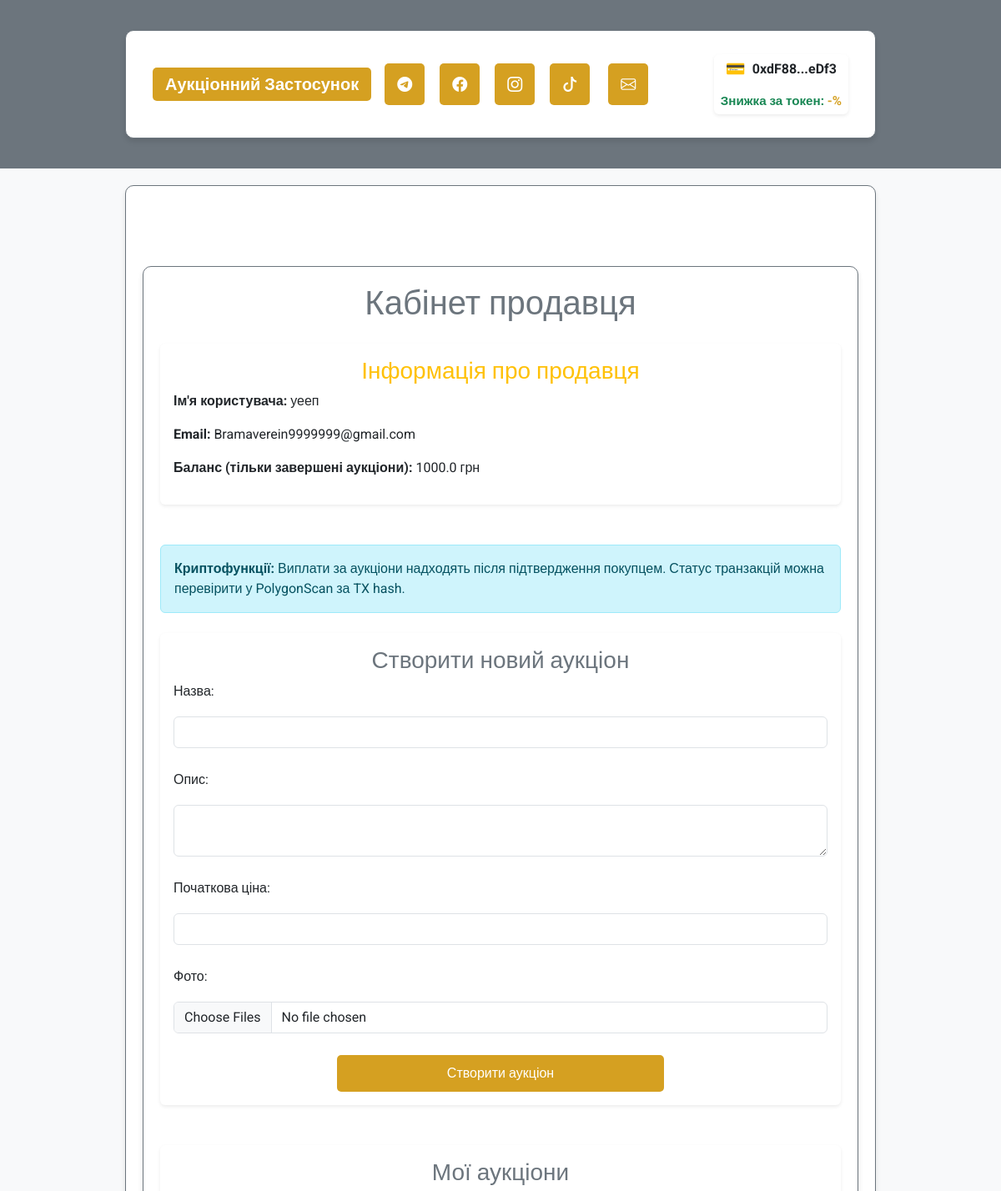
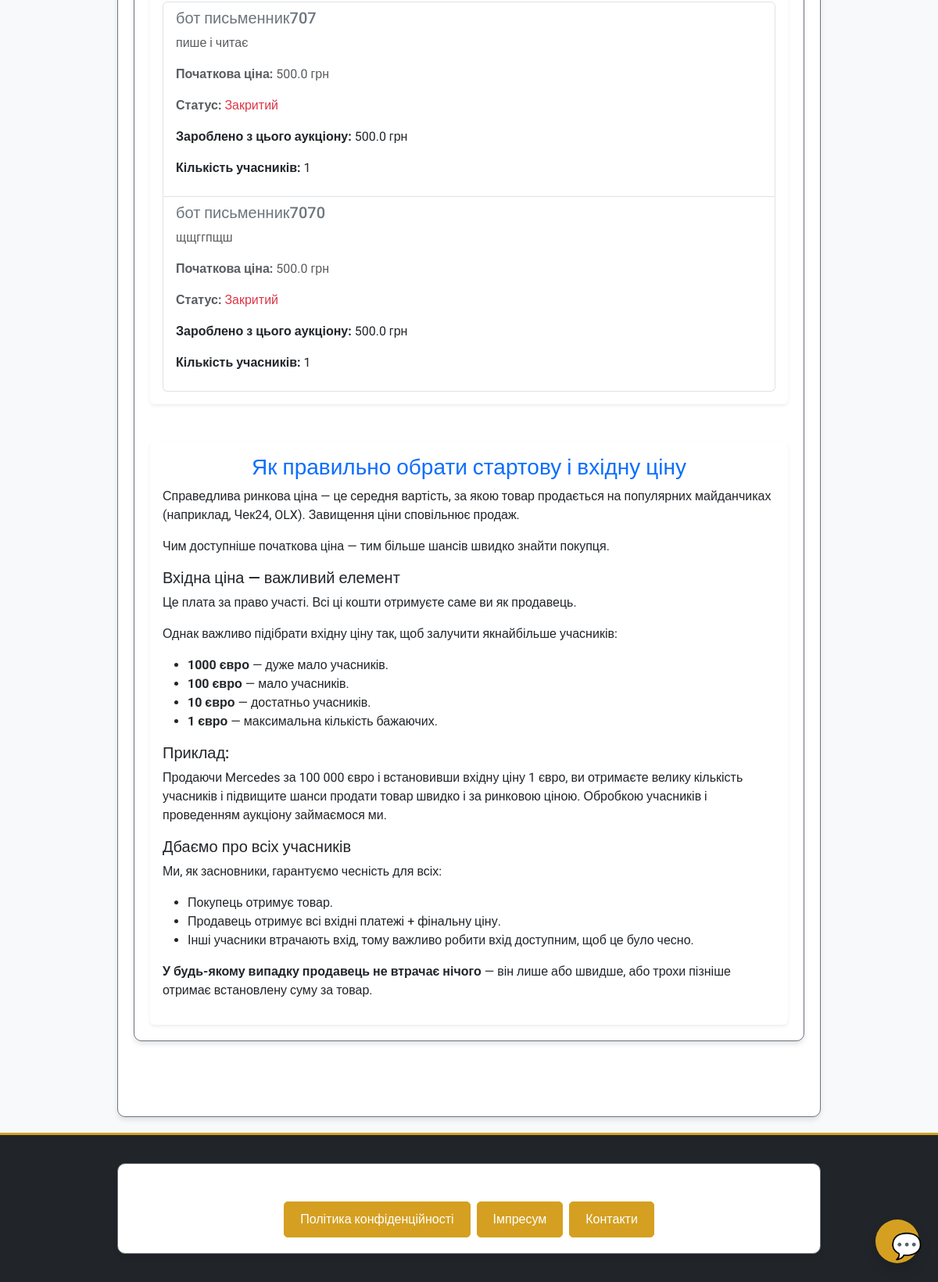
Page /user/seller/Bramaverein9999999@gmail.com (signed in) on the committed database (2 pictures, top to bottom).
### app/models/user.py (models this page shows, shortened)
class User(UserMixin, db.Model):
    __tablename__ = 'users'
    id = db.Column(db.Integer, primary_key=True)
    username = db.Column(db.String(80), nullable=False, unique=True)
    email = db.Column(db.String(120), nullable=False, unique=True)
    password_hash = db.Column(db.String(128), nullable=False)
    balance = db.Column(db.Float, default=0.0)
    platform_balance = db.Column(db.Float, default=0.0)  # Баланс платформи
    user_type = db.Column(db.String(10), nullable=False)  # "buyer", "seller", "admin"
    is_admin = db.Column(db.Boolean, default=False)  # Поле для адміністратора
    wallet_address = db.Column(db.String(42), nullable=True)  # Адреса криптогаманця
    verification_document = db.Column(db.String(255))
    is_verified = db.Column(Boolean, default=False)
    company_name = db.Column(db.String(255))
    tax_id = db.Column(db.String(64))
    auctions_created = db.relationship('Auction', foreign_keys='Auction.seller_id', backref='seller', lazy=True)
    auctions_won = db.relationship('Auction', foreign_keys='Auction.winner_id', backref='winner', lazy=True)
    auction_participations = db.relationship('AuctionParticipant', back_populates='user', lazy=True)

### app/models/auction.py (models this page shows, shortened)
class Auction(db.Model):
    __tablename__ = 'auctions'
    id = db.Column(db.Integer, primary_key=True)
    title = db.Column(db.String(255), nullable=False)
    description = db.Column(db.Text, nullable=False)
    starting_price = db.Column(db.Float, nullable=False)
    current_price = db.Column(db.Float, nullable=False)
    seller_id = db.Column(db.Integer, db.ForeignKey('users.id'), nullable=False)
    total_participants = db.Column(db.Integer, default=0, nullable=False)
    is_active = db.Column(db.Boolean, default=True, nullable=False)
    winner_id = db.Column(db.Integer, db.ForeignKey('users.id'), nullable=True)
    total_earnings = db.Column(db.Float, default=0.0, nullable=False)
    created_at = db.Column(db.DateTime, default=db.func.now(), nullable=False)
    updated_at = db.Column(db.DateTime, default=db.func.now(), onupdate=db.func.now(), nullable=False)
    photos = db.Column(JSON, default=list)  # Поле для зберігання шляхів до фото у форматі JSON
    is_confirmed = db.Column(db.Boolean, default=False, nullable=False)  # Чи підтверджено отримання товару
    main_photo_idx = db.Column(db.Integer, default=0)  # Індекс головного фото
    participants = relationship(
        'AuctionParticipant', back_populates='auction', cascade='all, delete-orphan', lazy='dynamic'
    )

### app/routes/user_routes.py (the view)
@user_bp.route('/seller/<string:email>', methods=['GET'])
@login_required
def seller_dashboard(email):
    if current_user.email != email:
        flash("Неавторизований доступ", 'error')
        return redirect(url_for('auth.login'))
    user = User.query.filter_by(email=email).first()
    if not user:
        flash("Користувача не знайдено", 'error')
        return redirect(url_for('auth.login'))
    all_auctions = Auction.query.filter_by(seller_id=user.id).all()
    completed_auctions = [
        {
            'title': auction.title,
            'description': auction.description,
            'starting_price': auction.starting_price,
            'status': 'Закритий' if not auction.is_active else 'Активний',
            'total_earnings': round(auction.total_participants * auction.starting_price * 0.01 + auction.current_price, 2),
            'total_participants': auction.total_participants
        }
        for auction in all_auctions if not auction.is_active
    ]
    balance_from_completed = sum(
        auction['total_earnings'] for auction in completed_auctions
    )
    return render_template(
        'users/seller_dashboard.html',
        user=user,
        auctions=completed_auctions,
        balance_from_completed=balance_from_completed
    )

### app/templates/users/seller_dashboard.html (shortened to what this page needs)
{% extends "base.html" %}
{% block content %}
<div class="container my-5">
    <div class="text-center mb-4">
        <h1 class="text-secondary">Кабінет продавця</h1>
    </div>
    <div class="card shadow-sm border-0 mb-5">
        <div class="card-body">
            <h3 class="card-title text-warning">Інформація про продавця</h3>
            <p><strong>Ім'я користувача:</strong> {{ user.username }}</p>
            <p><strong>Email:</strong> {{ user.email }}</p>
            <p><strong>Баланс (тільки завершені аукціони):</strong> {{ balance_from_completed | round(2) }} грн</p>
        </div>
    </div>
    <div class="alert alert-info mb-4">
        <b>Криптофункції:</b> Виплати за аукціони надходять після підтвердження покупцем. Статус транзакцій можна перевірити у PolygonScan за TX hash.
    </div>
    <div class="card shadow-sm border-0 mb-5">
        <div class="card-body">
            <h3 class="card-title text-secondary">Створити новий аукціон</h3>
            <form action="/auction/create" method="POST" enctype="multipart/form-data" class="row g-3">
                <div class="col-12">
                    <label for="title" class="form-label">Назва:</label>
                    <input type="text" id="title" name="title" class="form-control" required>
                </div>
                <div class="col-12">
                    <label for="description" class="form-label">Опис:</label>
                    <textarea id="description" name="description" class="form-control" required></textarea>
                </div>
                <div class="col-12">
                    <label for="starting_price" class="form-label">Початкова ціна:</label>
                    <input type="number" id="starting_price" name="starting_price" class="form-control" required>
                </div>
                <div class="col-12">
                    <label for="photos" class="form-label">Фото:</label>
                    <input type="file" id="photos" name="photos" class="form-control" multiple accept="image/*">
                </div>
                <div class="col-12 text-center">
                    <button type="submit" class="btn btn-warning w-50">Створити аукціон</button>
                </div>
            </form>
        </div>
    </div>
    <div class="card shadow-sm border-0 mb-5">
        <div class="card-body">
            <h3 class="card-title text-secondary">Мої аукціони</h3>
            {% if auctions %}
            <ul class="list-group">
                {% for auction in auctions %}
                <li class="list-group-item d-flex justify-content-between align-items-start">
                    <div>
                        <h5 class="text-secondary">{{ auction.title }}</h5>
                        <p class="text-muted">{{ auction.description }}</p>
                        <p class="text-muted"><strong>Початкова ціна:</strong> {{ auction.starting_price }} грн</p>
                        <p class="text-muted"><strong>Статус:</strong>
                            <span class="{{ 'text-success' if auction.is_active else 'text-danger' }}">
                                {{ 'Активний' if auction.is_active else 'Закритий' }}
                            </span>
                        </p>
                        {% if not auction.is_active %}
                        <p><strong>Зароблено з цього аукціону:</strong> {{ auction.total_earnings | round(2) }} грн</p>
                        <p><strong>Кількість учасників:</strong> {{ auction.total_participants }}</p>
                        {% endif %}
                    </div>
                </li>
                {% endfor %}
            </ul>
            {% else %}
            <p class="text-muted text-center">У вас ще немає створених аукціонів.</p>
            {% endif %}
        </div>
    </div>
    <div class="card shadow-sm border-0 mt-5">
        <div class="card-body">
            <h3 class="card-title text-primary">Як правильно обрати стартову і вхідну ціну</h3>
            <p>Справедлива ринкова ціна — це середня вартість, за якою товар продається на популярних майданчиках (наприклад, Чек24, OLX). Завищення ціни сповільнює продаж.</p>
            <p>Чим доступніше початкова ціна — тим більше шансів швидко знайти покупця.</p>
            <h5>Вхідна ціна — важливий елемент</h5>
            <p>Це плата за право участі. Всі ці кошти отримуєте саме ви як продавець.</p>
            <p>Однак важливо підібрати вхідну ціну так, щоб залучити якнайбільше учасників:</p>
            <ul>
                <li><b>1000 євро</b> — дуже мало учасників.</li>
                <li><b>100 євро</b> — мало учасників.</li>
                <li><b>10 євро</b> — достатньо учасників.</li>
                <li><b>1 євро</b> — максимальна кількість бажаючих.</li>
            </ul>
            <h5>Приклад:</h5>
            <p>Продаючи Mercedes за 100 000 євро і встановивши вхідну ціну 1 євро, ви отримаєте велику кількість учасників і підвищите шанси продати товар швидко і за ринковою ціною. Обробкою учасників і проведенням аукціону займаємося ми.</p>
            <h5>Дбаємо про всіх учасників</h5>
            <p>Ми, як засновники, гарантуємо чесність для всіх:</p>
            <ul>
                <li>Покупець отримує товар.</li>
                <li>Продавець отримує всі вхідні платежі + фінальну ціну.</li>
                <li>Інші учасники втрачають вхід, тому важливо робити вхід доступним, щоб це було чесно.</li>
            </ul>
            <p><strong>У будь-якому випадку продавець не втрачає нічого</strong> — він лише або швидше, або трохи пізніше отримає встановлену суму за товар.</p>
        </div>
    </div>
</div>
{% endblock %}

### app/templates/base.html (shortened to what this page needs)
<!DOCTYPE html>
<html lang="uk">
<head>
    <link href="https://cdn.jsdelivr.net/npm/bootstrap@5.3.0/dist/css/bootstrap.min.css" rel="stylesheet">
    <link rel="stylesheet" href="https://cdn.jsdelivr.net/npm/bootstrap-icons@1.11.1/font/bootstrap-icons.css">
    <link rel="stylesheet" href="{{ url_for('static', filename='css/custom.css') }}">
</head>
<body class="bg-light text-dark" style="font-family: 'Roboto', sans-serif;">
    <header class="bg-secondary text-white py-3">
        <div class="container">
            <nav class="navbar navbar-expand-lg navbar-dark">
                <div class="container-fluid">
                    <a class="navbar-brand fw-bold" href="/">Аукціонний Застосунок</a>
                    <div class="d-flex align-items-center w-100 justify-content-between">
                        <div class="d-flex gap-2 align-items-center">
                            <a href="https://t.me/your_channel" class="text-white fs-5" title="Telegram" target="_blank">
                                <i class="bi bi-telegram" style="font-size:18px;"></i>
                            </a>
                            <a href="https://facebook.com/your_page" class="text-white fs-5" title="Facebook" target="_blank">
                                <i class="bi bi-facebook" style="font-size:18px;"></i>
                            </a>
                            <a href="https://instagram.com/your_page" class="text-white fs-5" title="Instagram" target="_blank">
                                <i class="bi bi-instagram" style="font-size:18px;"></i>
                            </a>
                            <a href="https://tiktok.com/@your_page" class="text-white fs-5" title="TikTok" target="_blank">
                                <i class="bi bi-tiktok" style="font-size:18px;"></i>
                            </a>
                            <a href="mailto:info@yourdomain.com" class="text-white fs-5 ms-1" title="Пошта">
                                <i class="bi bi-envelope" style="font-size:18px;"></i>
                            </a>
                        </div>
                        <div class="d-flex align-items-center ms-3">
                            {% if current_user.is_authenticated %}
                                {% if current_user.wallet_address %}
                                    <div class="wallet-widget d-flex align-items-center bg-white px-2 py-1 rounded shadow-sm" style="gap: 8px; flex-direction: column; align-items: flex-start;">
                                        <div class="d-flex align-items-center" style="gap: 8px;">
                                            <span style="font-size: 1.2em; color: #28a745;">&#128179;</span>
                                            <span id="wallet-address-short" class="fw-bold text-dark" style="cursor:pointer;" title="Скопіювати адресу">
                                                {{ current_user.wallet_address[:6] }}...{{ current_user.wallet_address[-4:] }}
                                            </span>
                                        </div>
                                        {% if user_discount is not none %}
                                            <div class="small text-success fw-bold mt-1" style="font-size: 0.95em;">
                                                Знижка за токен: <span style="color:#d5a021;">-{{ user_discount }}%</span>
                                            </div>
                                        {% endif %}
                                    </div>
                                {% else %}
                                    <button onclick="connectWallet()" class="btn btn-outline-warning btn-sm ms-2">Підключити гаманець &#128179;</button>
                                {% endif %}
                            {% endif %}
                        </div>
                    </div>
                </div>
            </nav>
        </div>
    </header>
    <main class="container py-5">
        {% block content %}{% endblock %}
    </main>
    <footer class="bg-dark text-white py-3 mt-auto">
        <div class="container text-center">
            <p class="mb-1">&copy; 2024 Аукціонний Застосунок. Всі права захищені.</p>
            <div class="mb-0 d-flex justify-content-center gap-2">
                <a href="{{ url_for('main.privacy') }}" class="btn btn-outline-warning btn-sm">Політика конфіденційності</a>
                <a href="{{ url_for('main.impressum') }}" class="btn btn-outline-warning btn-sm">Імпресум</a>
                <a href="{{ url_for('main.contacts') }}" class="btn btn-outline-warning btn-sm">Контакти</a>
            </div>
        </div>
    </footer>
    <div id="assistant-widget" style="position:fixed;bottom:24px;right:24px;z-index:9999;">
        <button id="assistant-open-btn" class="btn btn-primary rounded-circle shadow" style="width:56px;height:56px;font-size:2em;">
            <span aria-label="Чат-бот" title="Чат-бот">💬</span>
        </button>
    </div>
</body>
</html>

### app/static/css/custom.css (style rules this page uses)
:root { --main-bg: #fef6e4; --main-color: #d5a021; --secondary-color: #a47449; --neutral-gray: #6c757d; --text-color: #3d3d3d; }
body { font-family: 'Roboto', sans-serif; background-color: var(--main-bg); color: var(--text-color); margin: 0; padding: 0; }
h1, h2, h3 { color: var(--main-color); text-align: center; margin-bottom: 20px; }
.container { max-width: 900px; margin: 20px auto; padding: 20px; background-color: #fff; border: 1px solid var(--neutral-gray); border-radius: 10px; box-shadow: 0 4px 6px rgba(0, 0, 0, 0.1); }
button, .btn { background-color: var(--main-color); border: none; color: #fff; font-size: 16px; padding: 10px 20px; border-radius: 5px; cursor: pointer; transition: background-color 0.3s ease; }
.btn-outline-warning { color: #fff !important; background-color: var(--main-color) !important; border: 1.5px solid var(--main-color) !important; }
form input, form textarea { width: 100%; padding: 10px; margin: 10px 0; border: 1px solid var(--neutral-gray); border-radius: 5px; transition: border-color 0.3s ease; }
a { color: var(--main-color); text-decoration: none; }
nav a { padding: 10px 15px; display: inline-block; border-radius: 5px; margin-right: 10px; background-color: var(--main-color); color: #fff; }
footer { text-align: center; padding: 20px; background-color: var(--neutral-gray); color: #fff; margin-top: 20px; border-top: 3px solid var(--main-color); }

### rows in the picture
User: wallet_address "0xdF88", wallet_address "eDf3", username "уееп", email "Bramaverein9999999@gmail.com"
Auction: title "бот письменник707", description "пише і читає", starting_price "500.0", is_active "Закритий", total_earnings "500.0", total_participants "1"
Auction: title "бот письменник7070", description "щщггпщш", starting_price "500.0", is_active "Закритий", total_earnings "500.0", total_participants "1"

### other values in the picture
{{ balance_from_completed | round(2) }} "1000.0"
